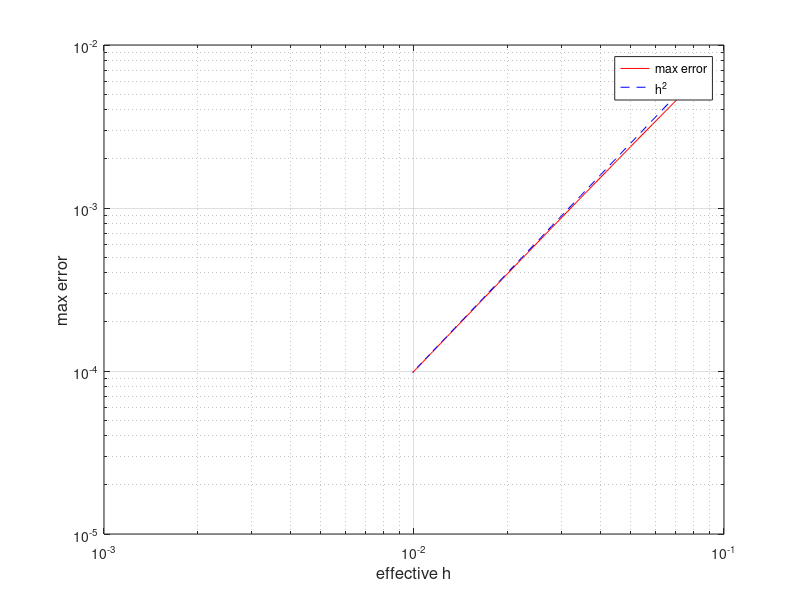

MATLAB code for this plot:
fid = fopen('errorvals.txt', 'r');
formatSpec = '%f %f';
sizeData = [2 Inf];
data = fscanf(fid, formatSpec, sizeData);
fclose(fid);

effectiveh = data(1,:);
error = data(2,:);

figure('position', [0, 0, 800, 800]);
loglog(effectiveh, error, 'r', effectiveh, effectiveh.^2, '--b');
grid on;
xlabel('effective h', 'FontSize', 12);
ylabel('max error', 'FontSize', 12);
legend('max error', 'h^2');
saveas(gcf, 'errorgraph.png');
